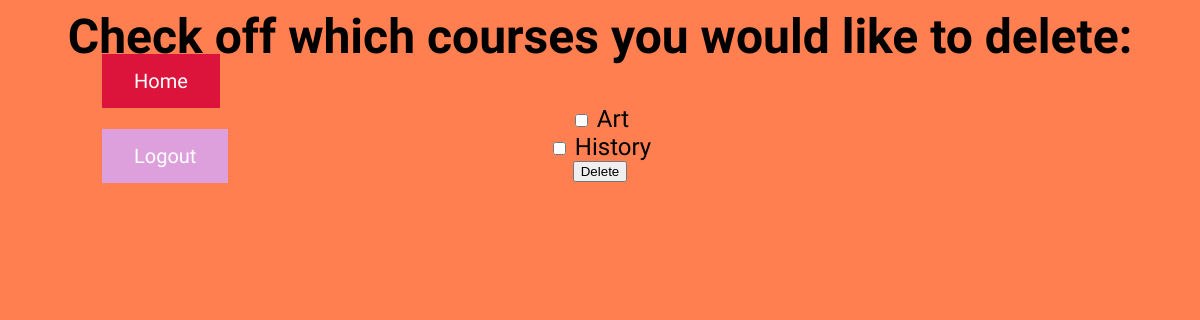
/scheduler/edit/courses (signed in), run on an earlier commit of the app's database.
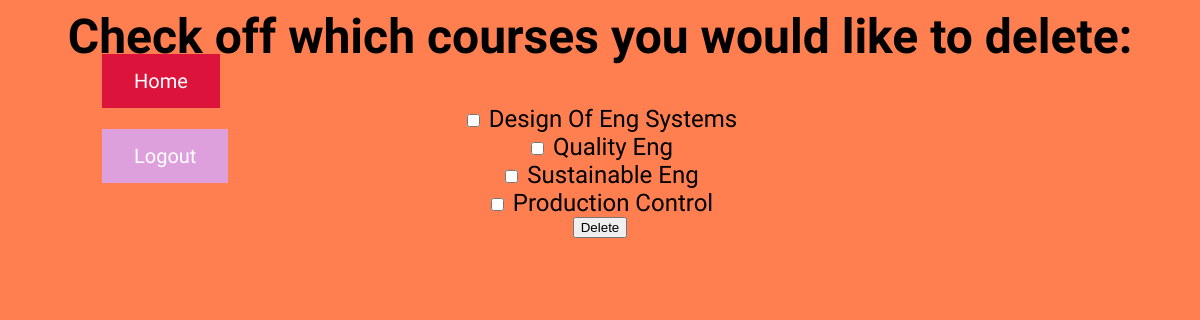
And on a later commit of the database.
### scheduler/models.py (models this page shows)
class Course(models.Model):
    user = models.ForeignKey(User, on_delete=models.CASCADE)
    coursename = models.CharField(max_length=50, blank=True)

### scheduler/views.py (the view)
# urls.py: path('edit/courses', views.edit_courses, name = 'edit_courses'),
@login_required(login_url='/scheduler/')
def edit_courses(request):
    today = datetime.today()
    context = {'course_list': request.user.course_set.all(),}
    return render(request, 'scheduler/edit/courses.html', context)

### scheduler/templates/scheduler/edit/courses.html (shortened to what this page needs)
{% load static %}
<link rel="stylesheet" type="text/css" href="{% static 'scheduler/style.css' %}">
<form action="{% url 'delete_courses' %}" method="post">
<h2>Check off which courses you would like to delete:</h2>
<p style="margin: 0 auto; text-align: center;">
{% for course in course_list %}
<input type=checkbox id='course{{forloop.counter}}' name='course{{forloop.counter}}' value='{{course.id}}'>
<label for='course{{forloop.counter}}'>{{course.coursename}}<br>
{% endfor %}
<input type="submit" value="Delete">
</form>
<a href="{% url 'scheduler' %}"><button type="button" style="position: absolute;left: 100px;top: 50px;
background-color: #DC143C;
border: none;
color: white;
padding: 15px 32px;
text-align: center;
text-decoration: none;
display: inline-block;
font-size: 20px;
font-family: Oswald;
margin: 4px 2px;
cursor: pointer;"> Home </button></a>
{% if user.is_authenticated %}
<a href="#" onClick="document.getElementById('logoutform').submit()"><button type="button" style="position: absolute;left: 100px;top: 125px;
background-color: #DDA0DD;
border: none;
color: white;
padding: 15px 32px;
text-align: center;
text-decoration: none;
display: inline-block;
font-size: 20px;
font-family: Oswald;
margin: 4px 2px;
cursor: pointer;">Logout</button></a>
{% endif %}

What changed in the data, as far as the page shows it:
removed Course: coursename "Art"
removed Course: coursename "History"
added Course: coursename "Design Of Eng Systems"
added Course: coursename "Quality Eng"
added Course: coursename "Sustainable Eng"
added Course: coursename "Production Control"
